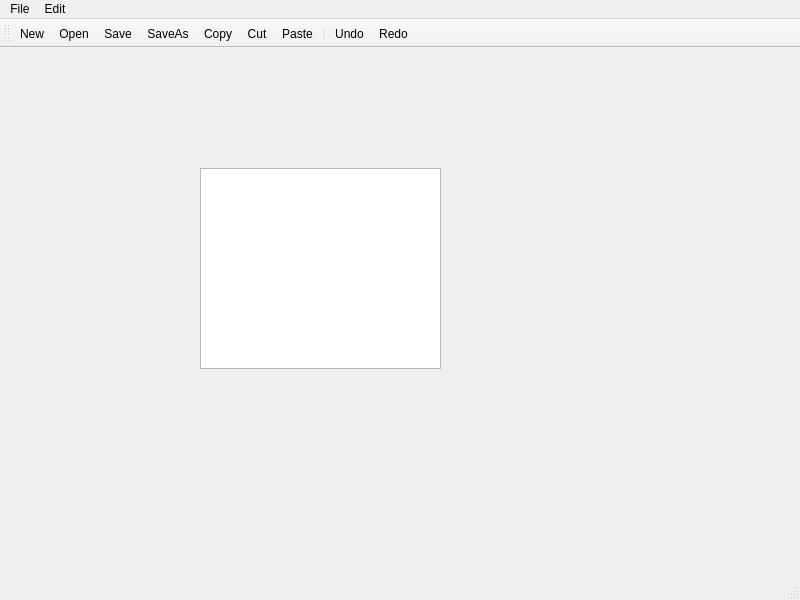
<?xml version="1.0" encoding="UTF-8"?>
<ui version="4.0">
 <class>MainWindow</class>
 <widget class="QMainWindow" name="MainWindow">
  <property name="geometry">
   <rect>
    <x>0</x>
    <y>0</y>
    <width>800</width>
    <height>600</height>
   </rect>
  </property>
  <property name="windowTitle">
   <string>MainWindow</string>
  </property>
  <property name="iconSize">
   <size>
    <width>24</width>
    <height>24</height>
   </size>
  </property>
  <widget class="QWidget" name="centralwidget">
   <widget class="QTextEdit" name="textEdit">
    <property name="geometry">
     <rect>
      <x>200</x>
      <y>120</y>
      <width>241</width>
      <height>201</height>
     </rect>
    </property>
   </widget>
  </widget>
  <widget class="QMenuBar" name="menubar">
   <property name="geometry">
    <rect>
     <x>0</x>
     <y>0</y>
     <width>800</width>
     <height>25</height>
    </rect>
   </property>
   <widget class="QMenu" name="menuFile">
    <property name="title">
     <string>File</string>
    </property>
    <addaction name="actionNew"/>
    <addaction name="actionOpen"/>
    <addaction name="actionSave"/>
    <addaction name="actionSaveAs"/>
   </widget>
   <widget class="QMenu" name="menuEdit">
    <property name="title">
     <string>Edit</string>
    </property>
    <addaction name="actionCopy"/>
    <addaction name="actionCut"/>
    <addaction name="actionPaste"/>
    <addaction name="separator"/>
    <addaction name="separator"/>
    <addaction name="separator"/>
    <addaction name="actionRedo"/>
    <addaction name="actionUndo"/>
   </widget>
   <addaction name="menuFile"/>
   <addaction name="menuEdit"/>
  </widget>
  <widget class="QStatusBar" name="statusbar"/>
  <widget class="QToolBar" name="toolBar">
   <property name="windowTitle">
    <string>toolBar</string>
   </property>
   <property name="iconSize">
    <size>
     <width>24</width>
     <height>24</height>
    </size>
   </property>
   <property name="floatable">
    <bool>true</bool>
   </property>
   <attribute name="toolBarArea">
    <enum>TopToolBarArea</enum>
   </attribute>
   <attribute name="toolBarBreak">
    <bool>false</bool>
   </attribute>
   <addaction name="actionNew"/>
   <addaction name="actionOpen"/>
   <addaction name="actionSave"/>
   <addaction name="actionSaveAs"/>
   <addaction name="actionCopy"/>
   <addaction name="actionCut"/>
   <addaction name="actionPaste"/>
   <addaction name="separator"/>
   <addaction name="actionUndo"/>
   <addaction name="actionRedo"/>
  </widget>
  <action name="actionNew">
   <property name="icon">
    <iconset resource="resource.qrc">
     <normaloff>:/images/new.png</normaloff>:/images/new.png</iconset>
   </property>
   <property name="text">
    <string>New</string>
   </property>
  </action>
  <action name="actionOpen">
   <property name="icon">
    <iconset resource="resource.qrc">
     <normaloff>:/images/open.png</normaloff>:/images/open.png</iconset>
   </property>
   <property name="text">
    <string>Open</string>
   </property>
  </action>
  <action name="actionSave">
   <property name="icon">
    <iconset resource="resource.qrc">
     <normaloff>:/images/save.png</normaloff>:/images/save.png</iconset>
   </property>
   <property name="text">
    <string>Save</string>
   </property>
  </action>
  <action name="actionCopy">
   <property name="icon">
    <iconset resource="resource.qrc">
     <normaloff>:/images/copy.png</normaloff>:/images/copy.png</iconset>
   </property>
   <property name="text">
    <string>Copy</string>
   </property>
  </action>
  <action name="actionCut">
   <property name="icon">
    <iconset resource="resource.qrc">
     <normaloff>:/images/cut.png</normaloff>:/images/cut.png</iconset>
   </property>
   <property name="text">
    <string>Cut</string>
   </property>
  </action>
  <action name="actionPaste">
   <property name="icon">
    <iconset resource="resource.qrc">
     <normaloff>:/images/paste.png</normaloff>:/images/paste.png</iconset>
   </property>
   <property name="text">
    <string>Paste</string>
   </property>
  </action>
  <action name="actionUndo">
   <property name="icon">
    <iconset resource="resource.qrc">
     <normaloff>:/images/undo.png</normaloff>:/images/undo.png</iconset>
   </property>
   <property name="text">
    <string>Undo</string>
   </property>
  </action>
  <action name="actionRedo">
   <property name="icon">
    <iconset resource="resource.qrc">
     <normaloff>:/images/redo.png</normaloff>:/images/redo.png</iconset>
   </property>
   <property name="text">
    <string>Redo</string>
   </property>
  </action>
  <action name="actionSaveAs">
   <property name="icon">
    <iconset resource="resource.qrc">
     <normaloff>:/images/save as.png</normaloff>:/images/save as.png</iconset>
   </property>
   <property name="text">
    <string>SaveAs</string>
   </property>
  </action>
 </widget>
 <resources>
  <include location="resource.qrc"/>
 </resources>
 <connections/>
</ui>
